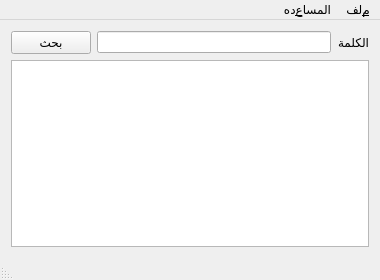
<?xml version="1.0" encoding="UTF-8"?>
<ui version="4.0">
 <class>DictWin</class>
 <widget class="QMainWindow" name="DictWin">
  <property name="enabled">
   <bool>true</bool>
  </property>
  <property name="geometry">
   <rect>
    <x>0</x>
    <y>0</y>
    <width>380</width>
    <height>280</height>
   </rect>
  </property>
  <property name="sizePolicy">
   <sizepolicy hsizetype="Preferred" vsizetype="Preferred">
    <horstretch>0</horstretch>
    <verstretch>0</verstretch>
   </sizepolicy>
  </property>
  <property name="minimumSize">
   <size>
    <width>380</width>
    <height>280</height>
   </size>
  </property>
  <property name="maximumSize">
   <size>
    <width>16777215</width>
    <height>16777215</height>
   </size>
  </property>
  <property name="windowTitle">
   <string>Kamous</string>
  </property>
  <property name="layoutDirection">
   <enum>Qt::RightToLeft</enum>
  </property>
  <property name="locale">
   <locale language="Arabic" country="Egypt"/>
  </property>
  <property name="documentMode">
   <bool>false</bool>
  </property>
  <widget class="QWidget" name="centralWidget">
   <layout class="QGridLayout" name="gridLayout_3">
    <item row="0" column="0">
     <layout class="QGridLayout" name="gridLayout">
      <item row="0" column="1">
       <widget class="QLabel" name="label">
        <property name="text">
         <string>الكلمة</string>
        </property>
       </widget>
      </item>
      <item row="0" column="2">
       <widget class="QLineEdit" name="wordTxt">
        <property name="layoutDirection">
         <enum>Qt::LeftToRight</enum>
        </property>
       </widget>
      </item>
      <item row="0" column="3">
       <widget class="QPushButton" name="pushButton">
        <property name="text">
         <string>بحث</string>
        </property>
       </widget>
      </item>
     </layout>
    </item>
    <item row="1" column="0">
     <widget class="QListWidget" name="listWidget">
      <property name="font">
       <font>
        <family>Tahoma</family>
        <pointsize>10</pointsize>
       </font>
      </property>
      <property name="layoutDirection">
       <enum>Qt::RightToLeft</enum>
      </property>
      <property name="viewMode">
       <enum>QListView::ListMode</enum>
      </property>
     </widget>
    </item>
   </layout>
  </widget>
  <widget class="QMenuBar" name="menuBar">
   <property name="geometry">
    <rect>
     <x>0</x>
     <y>0</y>
     <width>380</width>
     <height>21</height>
    </rect>
   </property>
   <widget class="QMenu" name="menuHello">
    <property name="title">
     <string>&amp;ملف</string>
    </property>
    <addaction name="actionExit"/>
   </widget>
   <widget class="QMenu" name="menu">
    <property name="title">
     <string>المسا&amp;عده</string>
    </property>
    <addaction name="action"/>
   </widget>
   <addaction name="menuHello"/>
   <addaction name="menu"/>
  </widget>
  <widget class="QStatusBar" name="statusBar"/>
  <action name="actionExit">
   <property name="text">
    <string>خروج</string>
   </property>
  </action>
  <action name="action">
   <property name="text">
    <string>عن البرنامج</string>
   </property>
  </action>
 </widget>
 <layoutdefault spacing="6" margin="11"/>
 <resources/>
 <connections/>
</ui>
